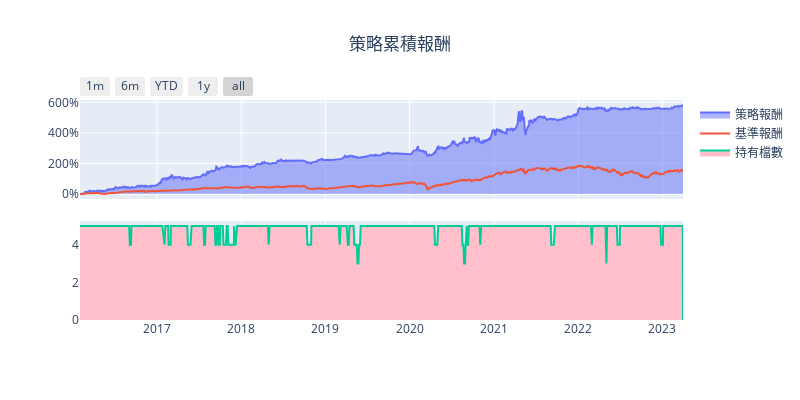
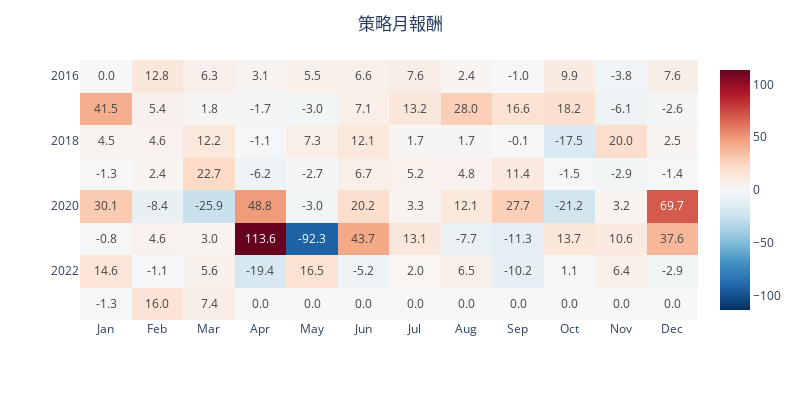

These figures' notebook cell, in order:
### Code cell
report.analyze()

### Figure 1 — Plotly figure (JSON) as saved in the notebook; plotly's stock layout.template omitted (floating-point values rounded to 4 significant figures; data arrays with more than 128 entries replaced by an {"elided": "..."} marker saying what was removed)
{"data": [{"fill": "tozeroy", "name": "策略報酬", "type": "scatter", "x": {"elided": "1746 str values"}, "xaxis": "x", "y": {"elided": "1746 float values"}, "yaxis": "y"}, {"name": "基準報酬", "type": "scatter", "x": {"elided": "1746 str values"}, "xaxis": "x", "y": {"elided": "1746 float values"}, "yaxis": "y"}, {"fill": "tozeroy", "fillcolor": "pink", "name": "持有檔數", "type": "scatter", "x": {"elided": "1746 str values"}, "xaxis": "x2", "y": {"elided": "1746 int values"}, "yaxis": "y2"}], "layout": {"height": 400, "hovermode": "x unified", "title": {"text": "策略累積報酬", "x": 0.5}, "width": 800, "xaxis": {"anchor": "y", "domain": [0, 1], "matches": "x2", "rangeselector": {"buttons": [{"count": 1, "label": "1m", "step": "month", "stepmode": "backward"}, {"count": 6, "label": "6m", "step": "month", "stepmode": "backward"}, {"count": 1, "label": "YTD", "step": "year", "stepmode": "todate"}, {"count": 1, "label": "1y", "step": "year", "stepmode": "backward"}, {"step": "all"}]}, "showticklabels": false}, "xaxis2": {"anchor": "y2", "domain": [0, 1]}, "yaxis": {"anchor": "x", "domain": [0.55, 1], "tickformat": ".0%"}, "yaxis2": {"anchor": "x2", "domain": [0, 0.45]}}}

### Figure 2 — Plotly figure (JSON) as saved in the notebook; plotly's stock layout.template omitted (floating-point values rounded to 4 significant figures)
{"data": [{"coloraxis": "coloraxis", "hovertemplate": "月: %{x}<br>年: %{y}<br>報酬率: %{z}<extra></extra>", "name": "0", "texttemplate": "%{z:.1f}", "type": "heatmap", "x": ["Jan", "Feb", "Mar", "Apr", "May", "Jun", "Jul", "Aug", "Sep", "Oct", "Nov", "Dec"], "xaxis": "x", "y": [2016, 2017, 2018, 2019, 2020, 2021, 2022, 2023], "yaxis": "y", "z": [[0, 12.79, 6.314, 3.12, 5.516, 6.6, 7.588, 2.364, -1.029, 9.893, -3.809, 7.572], [41.45, 5.383, 1.821, -1.693, -3.007, 7.11, 13.21, 27.99, 16.55, 18.18, -6.149, -2.59], [4.46, 4.586, 12.18, -1.112, 7.263, 12.09, 1.694, 1.695, -0.0544, -17.54, 19.96, 2.529], [-1.279, 2.446, 22.73, -6.222, -2.678, 6.7, 5.219, 4.805, 11.45, -1.48, -2.898, -1.431], [30.08, -8.41, -25.89, 48.75, -3.035, 20.25, 3.291, 12.12, 27.72, -21.24, 3.203, 69.68], [-0.7737, 4.552, 2.969, 113.6, -92.32, 43.68, 13.1, -7.674, -11.3, 13.68, 10.58, 37.63], [14.55, -1.116, 5.561, -19.38, 16.55, -5.201, 1.961, 6.497, -10.18, 1.139, 6.425, -2.854], [-1.297, 16.04, 7.358, 0, 0, 0, 0, 0, 0, 0, 0, 0]]}], "layout": {"coloraxis": {"cmid": 0, "colorbar": {}, "colorscale": [[0, "rgb(5,48,97)"], [0.1, "rgb(33,102,172)"], [0.2, "rgb(67,147,195)"], [0.3, "rgb(146,197,222)"], [0.4, "rgb(209,229,240)"], [0.5, "rgb(247,247,247)"], [0.6, "rgb(253,219,199)"], [0.7, "rgb(244,165,130)"], [0.8, "rgb(214,96,77)"], [0.9, "rgb(178,24,43)"], [1, "rgb(103,0,31)"]]}, "height": 400, "margin": {"t": 60}, "title": {"text": "策略月報酬", "x": 0.5}, "width": 800, "xaxis": {"anchor": "y", "domain": [0, 1], "title": {}}, "yaxis": {"anchor": "x", "autorange": "reversed", "domain": [0, 1], "title": {}}}}
